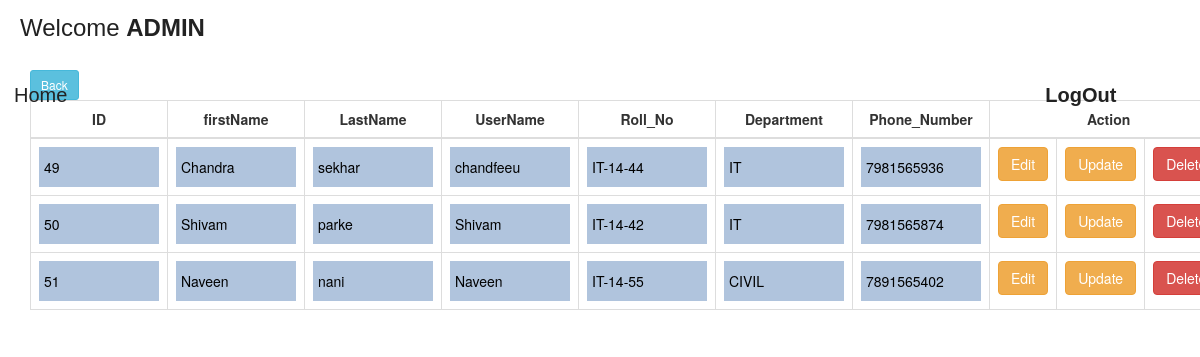
The app's page /user-data.php (signed in) with its own data.
### tables this page shows
CREATE TABLE `users` (
  `user_id` int(15) NOT NULL,
  `Roll_no` varchar(25) NOT NULL,
  `firstname` varchar(256) NOT NULL,
  `lastname` varchar(256) NOT NULL,
  `username` varchar(256) NOT NULL,
  `department` varchar(256) NOT NULL,
  `password` varchar(256) NOT NULL,
  `phn_num` text NOT NULL
);

### user-data.php (the view, shortened to what this page needs)
<!DOCTYPE html>
<html lang="en">
<head>
   <link rel="stylesheet" type="text/css" href="Bootstrap.css">
   <link rel="stylesheet" href="https://maxcdn.bootstrapcdn.com/font-awesome/4.7.0/css/font-awesome.min.css">
</head>
<body>
        <div class="row">
           <div class="col-lg-12 col-sm-12 col-xs-12">
               <nav id="navbar" class="navbar-fixed-top">
         <header>
            <p>Welcome <strong>ADMIN</strong></p>
         </header>
         <ul>
               <li><a href="inside-admin.php" class="active"><p>Home</p></a></li>
               <li style="padding-left: 950px"><a href="includes/logout_admin.php?msg=logout"><b>LogOut</b></a></li>
         </ul>
      </nav>
      <div class="container">
                        <h1> Data Table </h1>
                        <a href="inside-admin.php" class="btn btn-info btn-sm">Back</a>
                        <br>
                        <table class="table table-bordered table-responsive" id="edit-table">
                           <thead>
                              <tr>
                                  <th class="text-center">ID</th>
                                  <th class="text-center">firstName</th>
                                  <th class="text-center">LastName</th>
                                  <th class="text-center">UserName</th>
                                  <th class="text-center">Roll_No</th>
                                  <th class="text-center">Department</th>
                                  <th class="text-center">Phone_Number</th>
                                  <th class="text-center" colspan="3">Action</th>
                              </tr>
                           </thead>
                    </div>
   <?php
           include_once("includes/db.php");
           $sql = "SELECT user_id, firstname, lastname, username, Roll_no, department, phn_num FROM users";
           $result = mysqli_query($conn, $sql);
           while ($resultcheck = mysqli_fetch_assoc($result))
           {
            ?>
              <tr>
              <td><input type="text" disabled name="userid" value="<?php echo $resultcheck['user_id']?>"></td>
              <td><input type="text" name="first" disabled class="edit"  value="<?php echo $resultcheck['firstname']?>"></td>
              <td><input type="text" name="last" disabled class="edit"  value="<?php echo $resultcheck['lastname']?>"></td>
              <td><input type="text" name="username" disabled class="edit"  value="<?php echo $resultcheck['username']?>"></td>
              <td><input type="text" name="roll" disabled  value="<?php echo $resultcheck['Roll_no']?>"></td>
              <td><input type="text" name="dep" disabled value="<?php echo $resultcheck['department']?>"></td>
              <td><input type="text" name="phn" disabled class="edit"  value="<?php echo $resultcheck['phn_num']?>"></td>
              <td>
                     <button class="btn btn-warning btn-edit">Edit</button>
                   </td>
                   <td>
                     <button class="btn btn-warning update-btn">Update</button>
                   </td>
                     <td>
                    <a onclick="return confirm('Are You Sure?')" href='user-data.php?idx=<?php echo $resultcheck['user_id']?>' class='btn btn-danger'>Delete</a>
                    </td>
              </tr>
              <?php
           }
            ?>
           </div>
        </div>
</body>
</html>

### user-data.php (style rules this page uses)
* { margin: 0px; padding: 0px; }
body { background-image: url(bg_images/img.jpg); background-size: cover; }
nav { width: 100%; height: 60px; background-color: #fff; }
nav header p { font-family: arial; font-size: 24px; line-height: 55px; color: #222; float: left; padding: 0px 20px; }
nav ul { float: left; }
nav ul li { float: left; list-style: none; position: relative; }
nav ul li a { font-family: arial; font-size: 20px; color: #222; text-decoration: none !important; padding: 16px 14px; display: block; }
#edit-table input[type="text"] { border: none; padding-left: 5px; background-color: #b0c4dd; padding: 10px 5px; color: black; width: 120px; }

### records on screen
users: userid "49", first "Chandra", last "sekhar", username "chandfeeu", roll "IT-14-44", dep "IT", phn "7981565936"
users: userid "50", first "Shivam", last "parke", username "Shivam", roll "IT-14-42", dep "IT", phn "7981565874"
users: userid "51", first "Naveen", last "nani", username "Naveen", roll "IT-14-55", dep "CIVIL", phn "7891565402"
